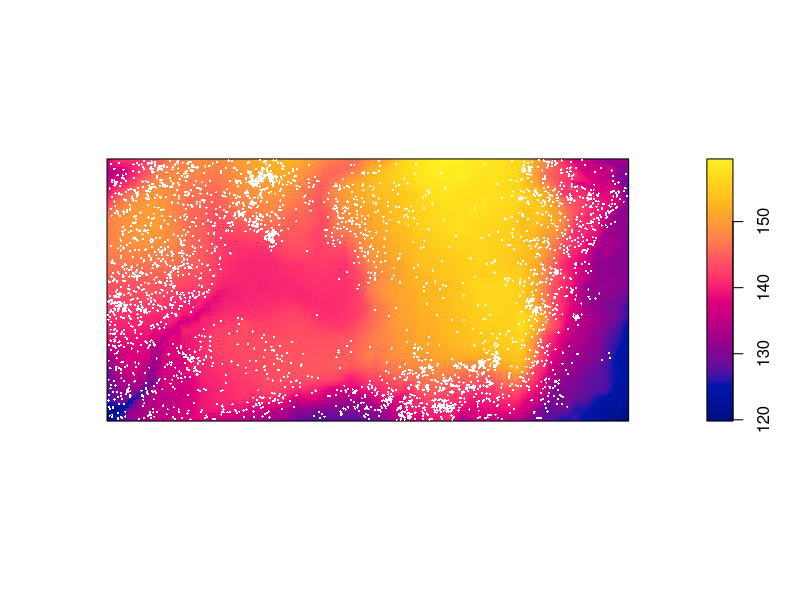
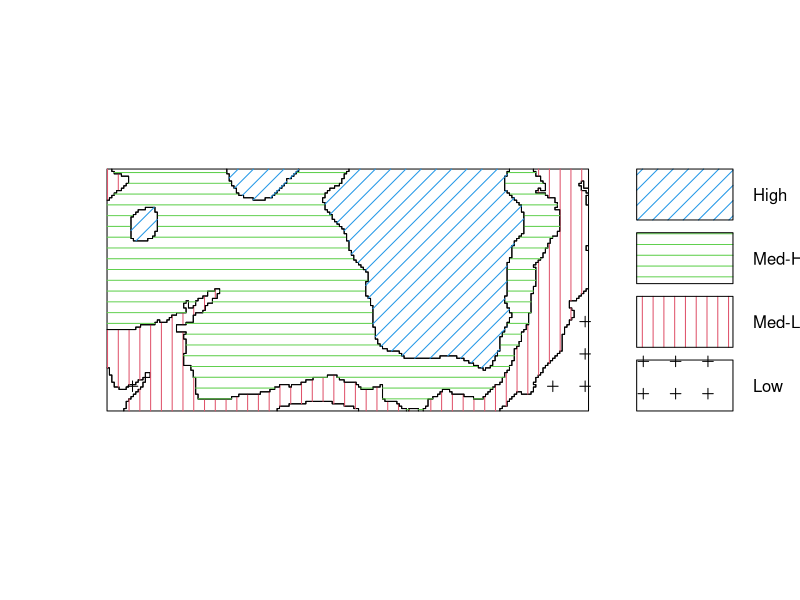
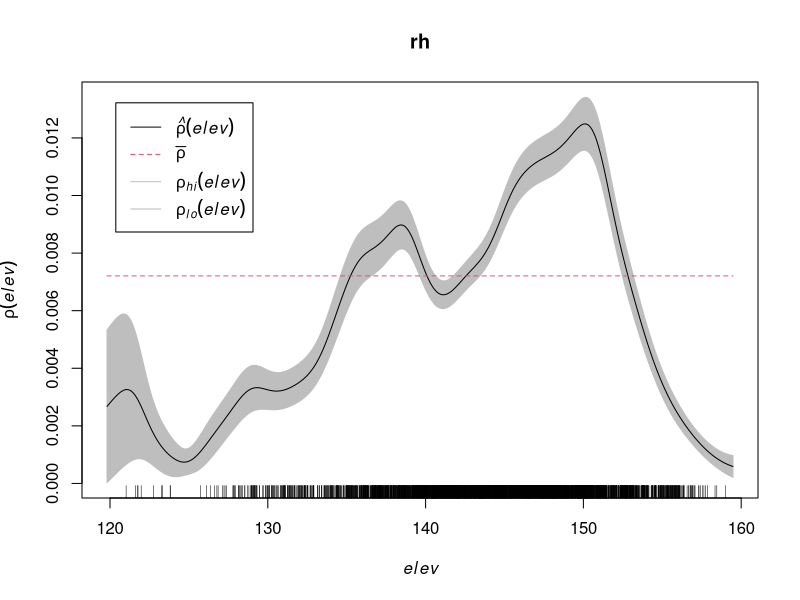
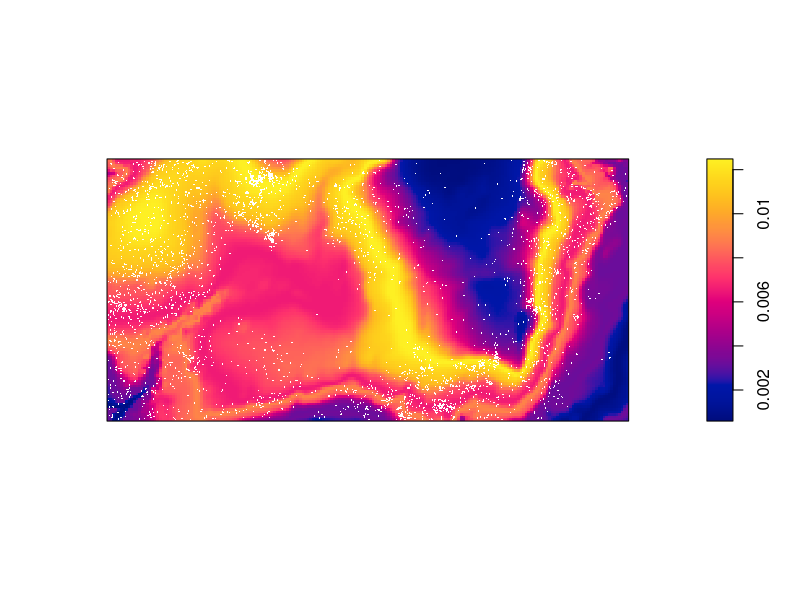
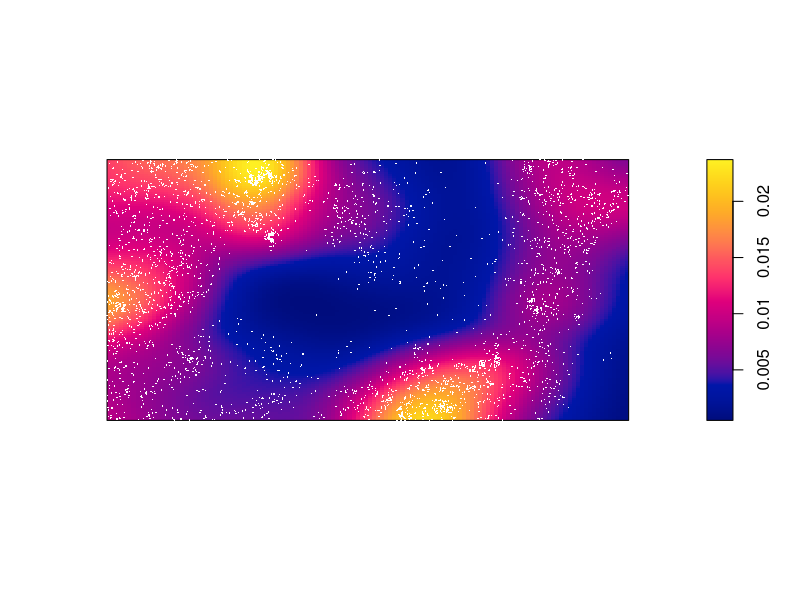
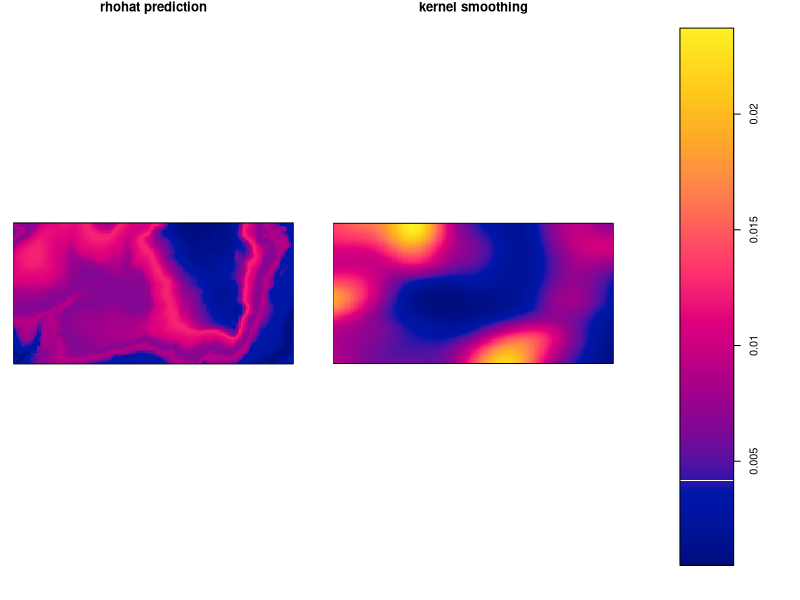
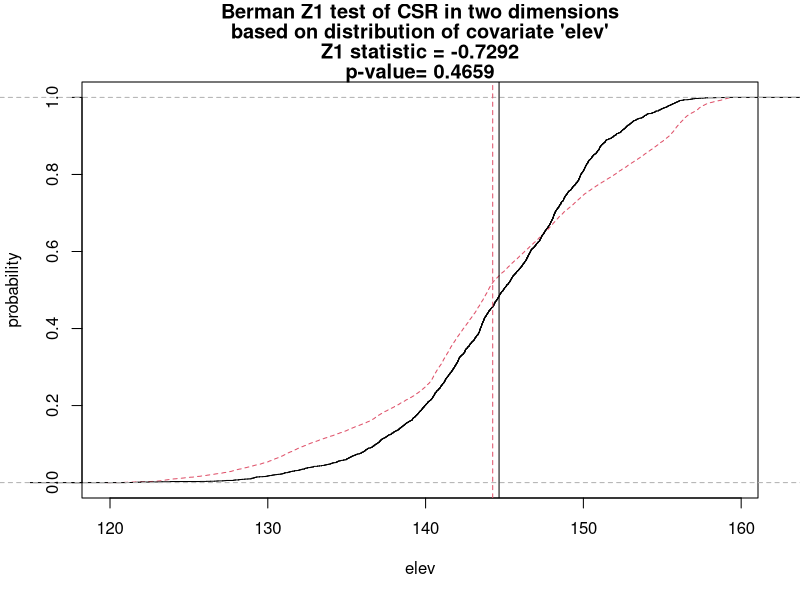
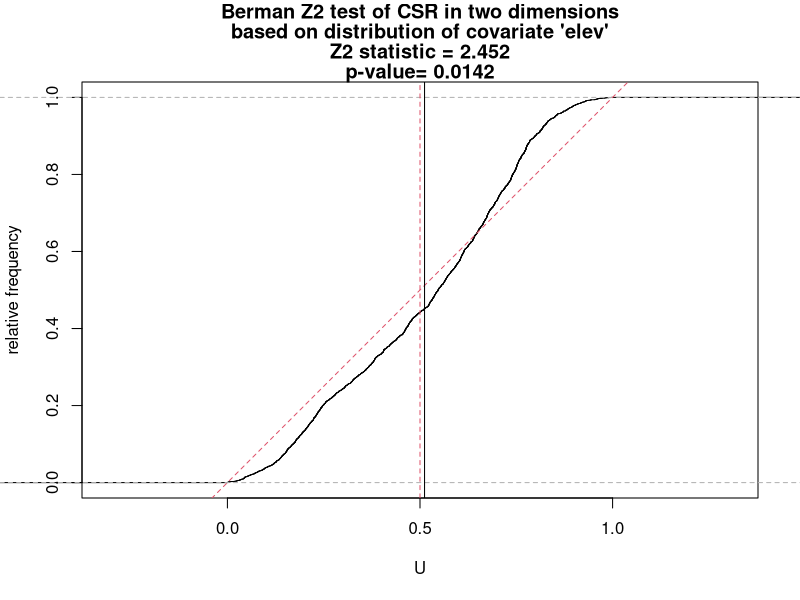

The R script that drew these images, in order:
## ---- chunk 1
# This option turns evaluation of R code off in this document. Remove it
# if you use it as a template for solving the lab exercise.
knitr::opts_chunk$set(eval = TRUE)
## ---- chunk 2
library(spatstat)
## ---- chunk 3
elev <- bei.extra$elev
## ---- chunk 4
plot(elev, main = "")
plot(bei, add = TRUE, cex = 0.3, pch = 16, cols = "white")
## ---- chunk 5
Z <- cut(elev, 4, labels=c("Low", "Med-Low", "Med-High", "High"))
textureplot(Z, main = "")
## ---- chunk 6
Y <- tess(image = Z)
qc <- quadratcount(bei, tess = Y)
## ---- chunk 7
intensity(qc)
## ---- chunk 8
rh <- rhohat(bei, elev)
plot(rh)
## ---- chunk 9
prh <- predict(rh)
plot(prh, main = "")
plot(bei, add = TRUE, cols = "white", cex = .2, pch = 16)
## ---- chunk 10
dbei <- density(bei, sigma = bw.scott)
plot(dbei, main = "")
plot(bei, add = TRUE, cols = "white", cex = .2, pch = 16)
## ---- chunk 11
l <- solist(prh, dbei)
plot(l, equal.ribbon = TRUE, main = "",
     main.panel = c("rhohat prediction", "kernel smoothing"))
## ---- chunk 12
Z1 <- berman.test(bei, elev)
print(Z1)
plot(Z1)

Z2 <- berman.test(bei, elev, which = "Z2")
print(Z2)
plot(Z2)
